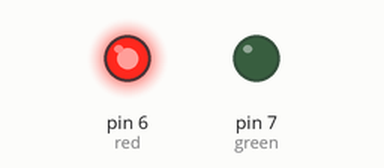
The sketch below on a simulated Arduino Uno, built with avr-gcc and run on an emulated ATmega328P. Shown: output pins drawn as LEDs (lit = HIGH).

Above: at 1.5 s.
At 7.5 s:
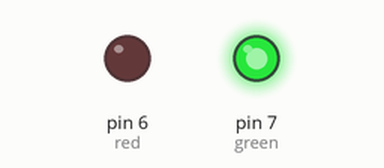
At 11.0 s:
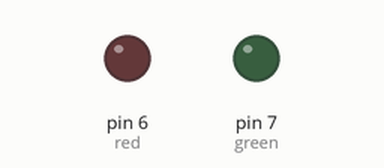
Timing chart, 0 to 15.6 s (numbered marks = the images above):
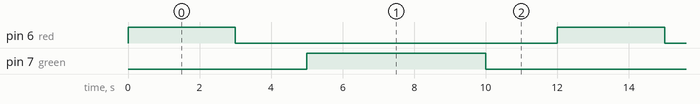

The sketch:

trafic_light.ino
```cpp
int red = 6;
int green = 7;
int yellow = 5;
int delayr = 3000;
int delayg = 5000;
int delayy = 2000;
void setup() {
  // put your setup code here, to run once:
pinMode(red,OUTPUT);
pinMode(green,OUTPUT);
}

void loop() {
  // put your main code here, to run repeatedly:
    digitalWrite(red,1);
    delay(delayr);
    digitalWrite(red,0);
    digitalWrite(yellow,1);
    delay(delayy);
    digitalWrite(yellow,0);
    digitalWrite(green,1);
    delay(delayg);
    digitalWrite(green,0);
    digitalWrite(yellow,1);
    delay(delayy);
    digitalWrite(yellow,0);


}
```

Measured:
- by itself, pin 6 (red): alternates HIGH for 3.0 s and LOW for 9.0 s
- by itself, pin 7 (green): alternates HIGH for 5.0 s and LOW for 7.0 s
- by itself, everything shown: repeats every 12.0 s, in 4 steps
